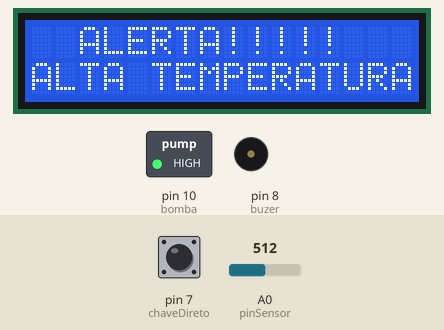
Simulated run of this sketch. Board: Arduino Uno, built with avr-gcc and run on an emulated ATmega328P. On the bench: 16×2 character LCD, switched loads named in the sketch (green lamp = pin HIGH), buzzer (waves = sounding, pin HIGH). Inputs (shaded band) come from the test bench; at power-on: A0 (pinSensor) = 512, pin 7 (chaveDireto) HIGH.

Above: at 1.2 s.
1.3 s: A0 (pinSensor) set to 563
3.0 s: A0 (pinSensor) set to 595
At 4.5 s:
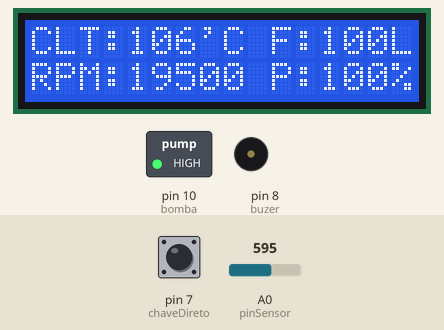
5.3 s: A0 (pinSensor) set to 841
At 6.6 s:
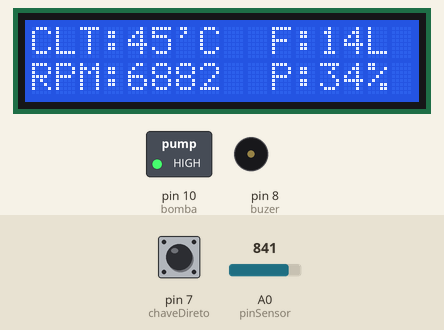
7.0 s: A0 (pinSensor) set to 873
At 8.2 s:
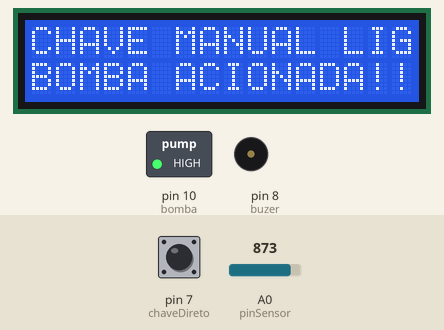
8.9 s: A0 (pinSensor) set to 716
At 9.3 s:
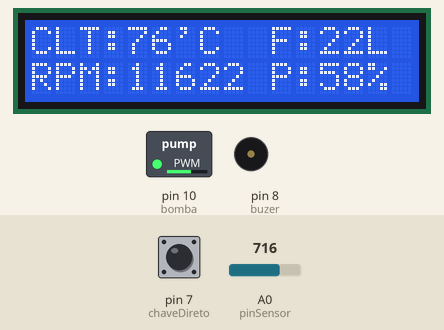
13.5 s: A0 (pinSensor) set to 900
At 14.3 s:
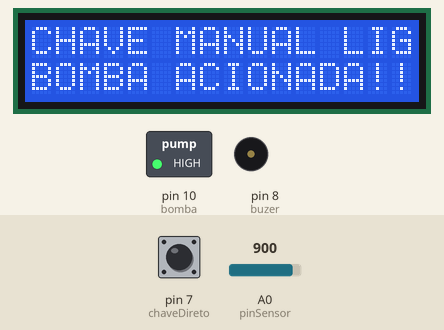
Timing chart, 0 to 16.5 s (numbered marks = the images above; inputs shaded):
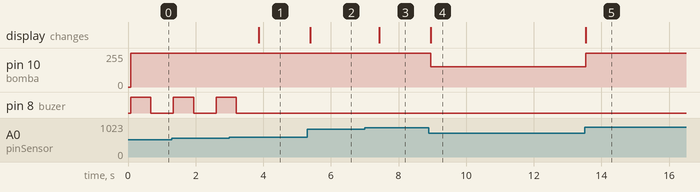

The sketch:

BombaAguaLCD.ino
```cpp
#include <LiquidCrystal.h>

//Define os pinos que serão utilizados para ligação ao display
LiquidCrystal lcd(12, 11, 5, 4, 3, 2);

int pinSensor = 0;  //Pino ligado ao sensor
int valorpot = 0; //Armazena valor lido do Sensor, entre 0 e 1023
float temperatura = 0; //Variavel que armazena o valor da temperatura
float PWM = 0; //Variavel que armazen o valor da PWM
float RPM = 0; //Variavel para calculo do RPM
float xRPM = 0; //Variavel com o valor de RPM
float fluxo = 0;
float xFluxo = 0;
float pump = 0; //Variavel para calculo da % do uso da bomba
float xPump = 0; //Variavel com o valor da % do uso da bomba
float tensao = 0; //Variavel para calculo da tensao
float xTensao = 0; //Variavel com o valor da tensao

int RPM_int = 0; //Variavel que armazena o valor convertido de FLOAT para INT da RPM
int temperatura_int = 0; //Variavel que armazena o valor convertido de FLOAT para INT da Temperatura
int pump_int = 0; //Variavel que armazena o valor convertido de FLOAT para INT da pump (Bomba)
int fluxo_int = 0;

#define buzer 8 //Pino do Buzer
#define bomba 10 // Pino da Bomba
#define chaveDireto 7 //Pino da chave para ligar a bomba de forma direta

int valorChave = 0; //Variavel onde armazena o valor da chave

void setup()
{
  //Define o número de colunas e linhas do LCD
  lcd.begin(16, 2);

  pinMode(pinSensor, INPUT);
  pinMode(buzer, OUTPUT);
  pinMode(bomba, OUTPUT);
  pinMode(chaveDireto, INPUT);
}

void loop()
{

  valorpot = analogRead(pinSensor); //Valorport recebe o valor da porta analogica do sensor

  valorChave = digitalRead(chaveDireto);


  // Converte o valor lido do LDR
  PWM = map(valorpot, 1023, 0, 0, 255);

  temperatura = PWM;


  //CALCULO PARA SABER A TENSAO RELATIVA NA BOMBA DE ACORDO COM A VARIAÇÃO DO SENSOR
  tensao = 12*PWM;
  xTensao = tensao/255;

  //CALCULO PARA SABER QUANTOD RPM ESTA O MOTOR DA BOMBA
  RPM = xTensao*19500;
  xRPM = RPM/12;

  //CALCULO PARA SABER QUANTOS % A BOMBA ESTA FUNCIONANDO
  pump = PWM*100;
  xPump = pump/255;

  fluxo = 40*xRPM;
  xFluxo = fluxo/19500;

  RPM_int = (int) xRPM; //Converte o valor de FLOAT de XRPM para INT RPM_int
  temperatura_int = (int) temperatura; //Converte o valor de FLOAT de temperatura para INT temperatura_int
  pump_int = (int) xPump;//Converte o valor de FLOAT de xPump para INT pump_int
  fluxo_int = (int) xFluxo;

  //Limpa a tela
  lcd.clear();
  //Posiciona o cursor na coluna 0, linha 0;
  lcd.setCursor(0, 0);
  //Envia o texto "CLT:" entre aspas para o LCD
  lcd.print("CLT:");
  //Envia o valor da variavel "temperatura_int" para o LCD
  lcd.print(temperatura_int);
  lcd.print("'C");

  //Posiciona o cursor na coluna 10, linha 0;
  lcd.setCursor(10, 0);
  lcd.print("F:");
  lcd.print(fluxo_int*2);
  lcd.print("L");

  lcd.setCursor(0, 1);
  lcd.print("RPM:");
  lcd.print(RPM_int*2);

  lcd.setCursor(10, 1);
  lcd.print("P:");
  lcd.print(pump_int*2);
  lcd.print("%");


    if(temperatura <= 40) { //Se a temperatura for menor do que 45, o codigo é executado
      if(valorChave == LOW){

        lcd.setCursor(10, 0);
        lcd.print("F:");
        lcd.print("000L");

        lcd.setCursor(0, 1);
        lcd.print("RPM:");
        lcd.print("0000");;

        lcd.setCursor(10, 1);
        lcd.print("P:");
        lcd.print("000%");

        analogWrite(bomba, LOW); //A bomba é desligada
      }
      else {
        lcd.setCursor(0, 0);
        lcd.print("CHAVE MANUAL LIGA");

        lcd.setCursor(0, 1);
        lcd.print("BOMBA ACIONADA!!");

        analogWrite(bomba, 255);

    }
    }

    else if((temperatura >= 41) && (temperatura <= 45)){
    }

    else if((temperatura >= 46) && (temperatura <= 80)){ //Se a temperatura estiver entre 46 e 85, o codigo é executado
      lcd.setCursor(10, 1);
      lcd.print("P:");
      lcd.print(pump_int*2);
      lcd.print("%");

      analogWrite(bomba, temperatura*2); //A bomba liga e a velocidade do motor é de
                                         //acordo com a variação de temperatura multiplicado por 2
    }

    else if((temperatura >= 81) && (temperatura <= 85)){
    }


    else if(temperatura >= 110){
      lcd.clear();
      lcd.setCursor(2, 0);
      lcd.print("ALERTA!!!!!");
      lcd.setCursor(0, 1);
      lcd.print("ALTA TEMPERATURA");

      analogWrite(bomba, 255);

      digitalWrite(buzer, HIGH);
      delay(600);
      digitalWrite(buzer, LOW);
      delay(150);
    }


    else {
      lcd.setCursor(0, 1);
      lcd.print("RPM:");
      lcd.print("19500");;

      lcd.setCursor(10, 1);
      lcd.print("P:");
      lcd.print("100%");

      lcd.setCursor(10, 0);
      lcd.print("F:");
      lcd.print("100L");

      analogWrite(bomba, 255);

    }


  delay(500);
}
```

Measured:
- the behaviour switches between 581 and 582 on A0 (pinSensor) (found by bisection; images 0 and 1)
- the behaviour switches between 858 and 859 on A0 (pinSensor) (found by bisection; images 2 and 3)
- after the input at 3.0 s, pin 8 (buzer): goes on until 3.2 s, then stays LOW; the display: changes after 0.86 s (image 1)
- after the input at 5.3 s, the display: changes after 0.09 s (image 2)
- after the input at 7.0 s, the display: changes after 0.42 s (image 3)
- after the input at 8.9 s, pin 10 (bomba): 255/255 → 152/255 after 0.06 s; the display: changes after 0.06 s (image 4)
- after the input at 13.5 s, pin 10 (bomba): 152/255 → 255/255 at once; the display: changes at once (image 5)
